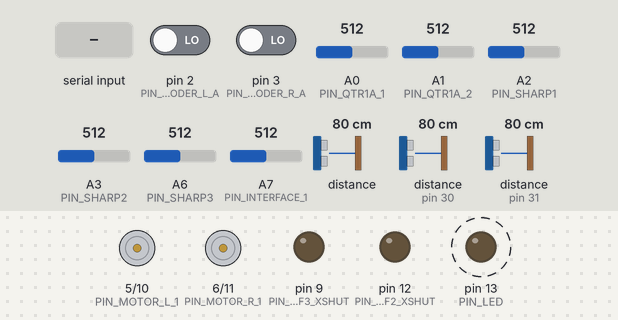
Bench run of a sketch on a simulated Arduino Nano, built with avr-gcc and run on an emulated ATmega328P. On the bench: motor-driver pin pairs drawn as motors (green arrow = first pin HIGH = forward, orange = second pin HIGH = backward, longer = more drive), output pins drawn as LEDs (lit = HIGH). Dashed ring = blinking. Inputs (shaded band) come from the test bench; at power-on: A7 (PIN_INTERFACE_1) = 512, distance to the obstacle (sensors on pin 31, pin 30) 80 cm, A0 (PIN_QTR1A_1) = 512, pin 2 (PIN_ENCODER_L_A) LOW, pin 3 (PIN_ENCODER_R_A) LOW, A1 (PIN_QTR1A_2) = 512, A2 (PIN_SHARP1) = 512, A3 (PIN_SHARP2) = 512, A6 (PIN_SHARP3) = 512, distance to the obstacle 80 cm. What the sketch prints to the serial monitor is not drawn.

Above: at 1.2 s.
1.3 s: "a" received over Serial
At 1.9 s:
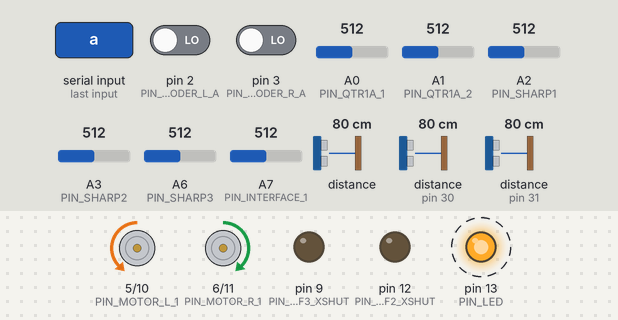
4.3 s: "z" received over Serial
At 4.9 s:
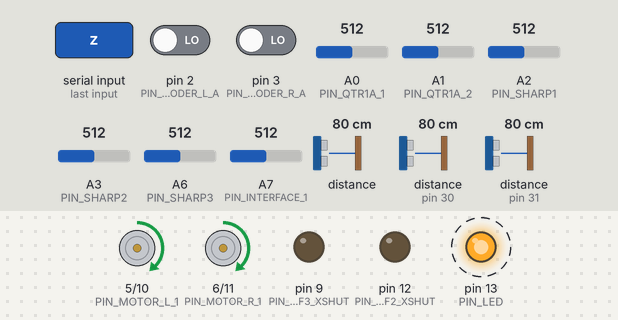
7.3 s: A7 (PIN_INTERFACE_1) set to 501
At 7.74 s:
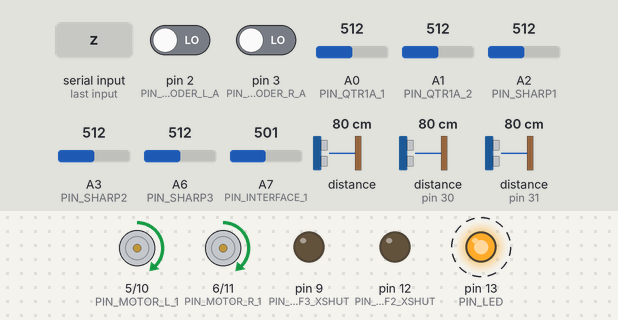
10.3 s: distance to the obstacle (sensor on pin 31) set to 33 cm
13.3 s: distance to the obstacle (sensor on pin 31) set to 27 cm
16.3 s: A0 (PIN_QTR1A_1) set to 412
19.3 s: A0 (PIN_QTR1A_1) set to 393
At 19.63 s:
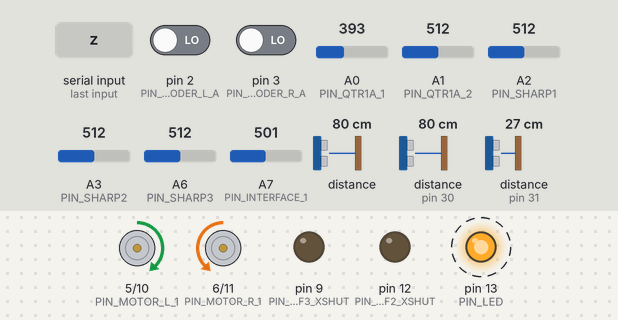
Timing chart, 0 to 23.3 s (numbered marks = the images above; inputs shaded):
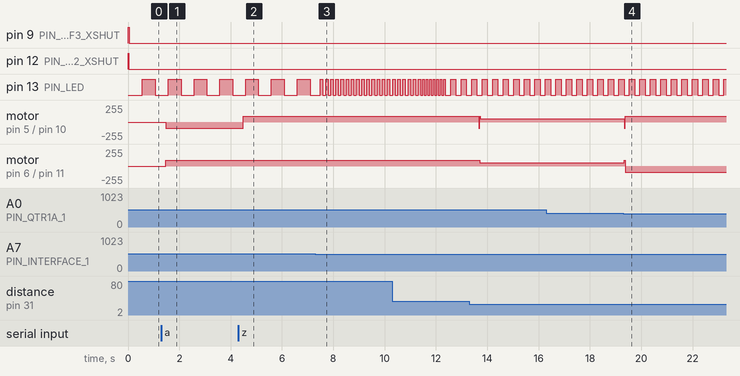

The sketch:

preparation.ino
```cpp
#include "Numerobis.h"

#include <avr/wdt.h>

#define BLINK_TIMING blinkTiming
// states
enum state
{
	ENTRY_STATE_MACHINE,
	WAITING_START ,
	BEGIN_FIGHT ,
	FIRST_PUNCH ,
	SEARCHING_ENEMY ,
	ENEMY_DETECTED ,
	PUSHING_ENEMY ,
	STOP_AND_ROTATE ,
	BATTLE_OVER,
	DEBUG_MODE,
	ESCAPE_LINE_LEFT,
	ESCAPE_LINE_RIGHT,
	BACK_CENTER
};

enum enemyPos
{
	enemyOnLeft = 1,
	enemyOnRight,
	enemyOnBack
};

state currentState = 0;
Numerobis MyRobot;
bool buttonHasBeenPushed = false;
bool beginFightFlag = false;
bool valLed = true;
unsigned long timeButtonHasBeenPushed = 0;
unsigned long timeLastBlink = 0;
bool tofHaveBeenStopped = false;
int EnemyInitPos = 0;
int blinkTiming = 500;


void setup() {
	// put your setup code here, to run once:
	Serial.begin(115200);
	Serial.println("begin init");
	MyRobot.init();
	Serial.println("init done");

	//MyRobot.setTargetEncoder(500,500);
	//MyRobot.setTargetAsserv(0,0);
	MyRobot.enableAsserv(true);
}

bool lineHasBennDetected = false;

void loop() {

	MyRobot.updateSensor();
	//MyRobot.debug();
	//MyRobot.processAsserv();
	MyRobot.processAsservEnhanced();
	blink();

	// Condition prior to the strategy

	// TODO if there is a stop condition > for nimes !
	// if(beginFightFlag && condition to stop)
	// { currentState = BATTLE_OVER; }

	// TODO if there is a line detected
	if(MyRobot.getSensorValue(QTR1ALeft) < 400 && buttonHasBeenPushed)
		{
			//MyRobot.setSpeed(0,0);
			currentState = ESCAPE_LINE_LEFT;
			MyRobot.setTargetAsserv(-2000,0);
		}
	if(MyRobot.getSensorValue(QTR1ARight) < 400 && buttonHasBeenPushed)
		{
			//MyRobot.setSpeed(0,0);
			currentState = ESCAPE_LINE_RIGHT;
			MyRobot.setTargetAsserv(-2000,0);
		}

	switch(currentState)
	{
		// general entry of the state machine,
		// come back to this point if anything is wrong or the robot lost
		case ENTRY_STATE_MACHINE:
			Serial.print("Begin state machine. ");
			// default option
			currentState = WAITING_START;
			break;

		// listening to the start condition until it has been triggered
		// variable should be set when fight has begun
		// this should also be setup depending of the begin signal button or remote
		case WAITING_START:

			if(!buttonHasBeenPushed)
			{
				if(MyRobot.getSensorValue(Interface) < 512)
					{
						buttonHasBeenPushed = true;
						timeButtonHasBeenPushed = millis();
						Serial.print("Button Pushed. ");
						blinkTiming = 50;
					}
			}

			if(buttonHasBeenPushed && !beginFightFlag)
			{
				// check time
				if(millis() - timeButtonHasBeenPushed > 4000 && !tofHaveBeenStopped)
				{
					MyRobot.stopSideTof();
					tofHaveBeenStopped = true;
					Serial.print("Stopping ToF. ");
				}

				if(millis() - timeButtonHasBeenPushed > 5000)
					{
						beginFightFlag = true;
					}
			}

			if(beginFightFlag)
			{
				// Record last tof value
				// stop TOF side
				int leftDistance = MyRobot.getSensorValue(TofLeft);
				int rightDistance = MyRobot.getSensorValue(TofRight);
				Serial.print(leftDistance);
				Serial.print(" ");
				Serial.print(rightDistance);
				Serial.print(" ");

				if(leftDistance < 300)
				{
					EnemyInitPos = enemyOnLeft;
					MyRobot.setTargetAsserv(0,1000);
					Serial.print("Enemy on left. ");
				}
				else if(rightDistance < 300)
				{
					EnemyInitPos = enemyOnRight;
					MyRobot.setTargetAsserv(0,-1000);
					Serial.print("Enemy on right. ");
				}
				else
				{
					EnemyInitPos = enemyOnBack;
					MyRobot.setTargetAsserv(0,2000);
					Serial.print("Enemy on back. ");
				}
				// change state from state machine
				currentState = BEGIN_FIGHT;
				blinkTiming = 200;
			}
			break;

		case BEGIN_FIGHT:
			if(MyRobot.isTargetReached())
			{
				MyRobot.setTargetAsserv(5000,0);
				currentState = FIRST_PUNCH;
				Serial.print("Fight. ");

			}

			/*if(millis() - timeButtonHasBeenPushed > 6500)
			{
				MyRobot.setTargetAsserv(5000,0);
				currentState = FIRST_PUNCH;
			}*/

			break;

		// depending of the current position of the enemy rush for punch
		// either right, left or back,
		// if not detected on the side, Uturn and Punch !
		case FIRST_PUNCH :
			if(MyRobot.getSensorValue(TofMiddle) > 200)
			{
				currentState = SEARCHING_ENEMY;
			}
			else
			{
				currentState = PUSHING_ENEMY;
			}
			break;

		// rotating until detection
		case SEARCHING_ENEMY :
			if(MyRobot.getSensorValue(TofMiddle) > 200)
			{
				MyRobot.setSpeed(50,-50);
			}
			else
			{
				currentState = PUSHING_ENEMY;
			}
			break;

		// if enemy detected in front go push, if on the side, rotate and then push
		case ENEMY_DETECTED :
			break;

		// pushing enemy as long as the line is not detected
		// or enemy not detecting anymore
		case PUSHING_ENEMY :
			if(MyRobot.getSensorValue(TofMiddle) > 300)
			{
				currentState = SEARCHING_ENEMY;
			}
			else
			{
				MyRobot.setSpeed(250,250);
			}
			break;

		// when a line is detected this state should be set
		// the robot should do go backward, Uturn and go back to the middle
		// this should also depend of with detector has seen the line
		case STOP_AND_ROTATE :
			break;

		case ESCAPE_LINE_LEFT :
			// MyRobot.setTargetAsserv(-200,200);
			if(MyRobot.isTargetReached())
			{
				currentState = BACK_CENTER;
				//MyRobot.setTargetAsserv(1000,0);
			}
			break;

		case ESCAPE_LINE_RIGHT :
			// MyRobot.setTargetAsserv(-200,-200);
			if(MyRobot.isTargetReached())
			{
				currentState = BACK_CENTER;
				//MyRobot.setTargetAsserv(1000,0);
			}

			break;

		case BACK_CENTER :

				currentState = SEARCHING_ENEMY;
				MyRobot.setSpeed(50,-50);

			break;

		// when stop command has been received
		// this should be blocking unitl reset
		case BATTLE_OVER :
			while(1) {}
			break;

		// out of the strategy, only used to test stuffs
		case DEBUG_MODE :

			break;


		// should never be called, but just in case
		default :
			currentState = ENTRY_STATE_MACHINE;
			break;
	}

	//Serial.print("State : ");
	//Serial.print(currentState);
	//Serial.println("");

	if(Serial.available())
	{
		char cmd = Serial.read();

		switch(cmd)
		{
		case 'a' :
			MyRobot.setTargetAsserv(500,0);
			break;
		case 'z' :
			MyRobot.setTargetAsserv(0,500);
			break;
		case 'e' :
			MyRobot.setTargetAsserv(0,-500);
			break;
		case 'r' :
			MyRobot.setTargetAsserv(-500,0);
			break;
		case 'd' :
			MyRobot.debug();
			break;
		case 's' :
			Serial.print("state is : ");
			Serial.println(currentState);
			break;
		default:
			break;
		}
	}


}


void blink()
{
	if(millis()-timeLastBlink > BLINK_TIMING)
	{
		MyRobot.setLed(valLed);
		valLed = !valLed;
		timeLastBlink = millis();
	}
}
```

Numerobis.h
```cpp
/*
Right and Left are defined as the robot point of view

Config to set on the board :
jumper for interface 1 : button or microstart
jumper for RX or button 2
jumper for TX or LED 2
jumper for QTR sensor emitter from arduino or 5V, should be 5V
*/

#include <VL53L0X.h>

// define pins
#define PIN_TOF2_XSHUT 12
#define PIN_TOF3_XSHUT 9
//#define PIN_SDA A4 //for info
//#define PIN_SCL A5 //for info
#define PIN_SHARP1 A2
#define PIN_SHARP2 A3
#define PIN_SHARP3 A6
#define PIN_QTR1A_1 A0
#define PIN_QTR1A_2 A1
// #define PIN_QTR1A_EMITTER 4 // unused
#define PIN_MOTOR_L_1 5
#define PIN_MOTOR_L_2 10
#define PIN_MOTOR_R_1 6
#define PIN_MOTOR_R_2 11
#define PIN_ENCODER_L_A 2
#define PIN_ENCODER_L_B 7
#define PIN_ENCODER_R_A 3
#define PIN_ENCODER_R_B 8
#define PIN_INTERFACE_1 A7
#define PIN_MICROSTART A7
#define PIN_BUTTON A7
#define PIN_LED 13

#define VMAX 90

enum Componants
{
	TofLeft,
	TofMiddle,
	TofRight,

	SharpLeft,
	SharpMiddle,
	SharpRight,

	QTR1ALeft,
	QTR1ARight,

	MotorLeft,
	MotorRight,

	EncoderLeft,
	EncoderRight,

	Interface,

	Led
};

class Numerobis
{

public:
	Numerobis();
	void init();
	void debug();

	void updateSensor();
	void setLed(bool flag);


	/* values
	for interface button 1024 = normal, 0 = pushed
	for QTR sensor blask ~= 900 white ~= 100
	*/
	int getSensorValue(Componants componantID);

	void setSpeed(int vMotRight, int vMotLeft);

	int hasTofTimeout(Componants componantID);

	void enableAsserv(bool flag);
	void setTargetEncoder(int setLeftWheelTarget, int setRightWheelTarget);
	void setZeroAsserv();
	void processAsserv();

	void setTargetAsserv(int distance, int orientation);
	void processAsservEnhanced();

	// send true when target is reached or timeouted
	bool isTargetReached();

	void stopSideTof();

/*
	TODO

	void setPosition(position);
	void enableAsserv(flag);
	void setAsservParameters(Kp Ki Kd Freq Tolerance)

	int isObstacle();
	int getSensorValue(Componants componantID);

	bool lineHasBeenDetected();
	bool leftlineHasBeenDetected();
	bool rightlineHasBeenDetected();
	void setinterfaceAsButton()
	void setinterfaceAsMicrostart()
	bool interfaceHasbeenpressed()
	bool interfaceisactive()
*/


private:
	void initTof();
	void initSharp();
	void initQTR1A();
	void initInterface();
	void initEncoder();
	void initLed();

	VL53L0X Tof1;
	VL53L0X Tof2;
	VL53L0X Tof3;

	int valueTof1;
	int valueTof2;
	int valueTof3;
	int valueSharp1; // value should be 0 or 1, but this is analog ...
	int valueSharp2; // ... and the sensor can be changed by a real ...
	int valueSharp3; // ... analogic value
	int valueQTR1A1;
	int valueQTR1A2;
	int valueInterface;

	bool timeoutTof1;
	bool timeoutTof2;
	bool timeoutTof3;

	bool asservEnabled;
	int leftWheelTarget;
	int rightWheelTarget;

	int sumErrorLeft;
	int sumErrorRight;

	int targetDistance;
	int targerOrientation;

	void setOrientation(int orientation);
	void setDistance(int distance);
	unsigned long timeLastEnhancedAsserv;
	long oldRightEncoderValue;
	long oldLeftEncoderValue;

	bool enableSideTof;
	bool targetReached;
	unsigned long timeCommandAsserv;
};


/*
Handling encoder

These function are not part of the class as the handle fucntion for interupt
can not be part of a class without beeing static, and as they are changing
variables, those variables should be static as weel.
A proposed solution could be here : http://www.gammon.com.au/forum/?id=12983
but this look more elegant to me.

Encoder left and right count is opposite as they are inversed on the robot.
when the robot is going forward, one motor is going CW, while the other is CCW
*/

static volatile long EncoderLeftValue = 0;
static volatile long EncoderRightValue = 0;

static void handleEncoderLeft()
{
	if(digitalRead(PIN_ENCODER_L_A) == 1)
	{
		if(digitalRead(PIN_ENCODER_L_B) == 1)
			EncoderLeftValue++;
		else
			EncoderLeftValue--;
	}
	else // PIN_ENCODER_L_A = 0
	{
		if(digitalRead(PIN_ENCODER_L_B) == 1)
			EncoderLeftValue--;
		else
			EncoderLeftValue++;
	}
}

static void handleEncoderRight()
{
	if(digitalRead(PIN_ENCODER_R_A) == 1)
	{
		if(digitalRead(PIN_ENCODER_R_B) == 1)
			EncoderRightValue--;
		else
			EncoderRightValue++;
	}
	else // PIN_ENCODER_L_A = 0
	{
		if(digitalRead(PIN_ENCODER_R_B) == 1)
			EncoderRightValue++;
		else
			EncoderRightValue--;
	}
}
```

Source omitted: Numerobis.cpp (12514 bytes)

Measured:
- the behaviour switches between 512 and 511 on A7 (PIN_INTERFACE_1) (found by bisection; images 2 and 3)
- the behaviour switches between 400 and 399 on A0 (PIN_QTR1A_1) (found by bisection; images 3 and 4)
- after the input at 1.3 s, motor on pin 5 (PIN_MOTOR_L_1) / pin 10 (PIN_MOTOR_L_2): stopped → backward 90/255 after 0.17 s; motor on pin 6 (PIN_MOTOR_R_1) / pin 11 (PIN_MOTOR_R_2): stopped → forward 90/255 after 0.17 s
- after the input at 4.3 s, motor on pin 5 (PIN_MOTOR_L_1) / pin 10 (PIN_MOTOR_L_2): backward 90/255 → forward 90/255 after 0.18 s
- after the input at 7.3 s, pin 13 (PIN_LED): alternates HIGH for 0.10 s and LOW for 0.10 s, starting after 0.20 s
- after the input at 19.3 s, motor on pin 5 (PIN_MOTOR_L_1) / pin 10 (PIN_MOTOR_L_2): forward 50/255 → forward 90/255 at once; motor on pin 6 (PIN_MOTOR_R_1) / pin 11 (PIN_MOTOR_R_2): forward 50/255 → backward 90/255 at once
- by itself, pin 13 (PIN_LED): alternates HIGH for 0.50 s and LOW for 0.50 s
